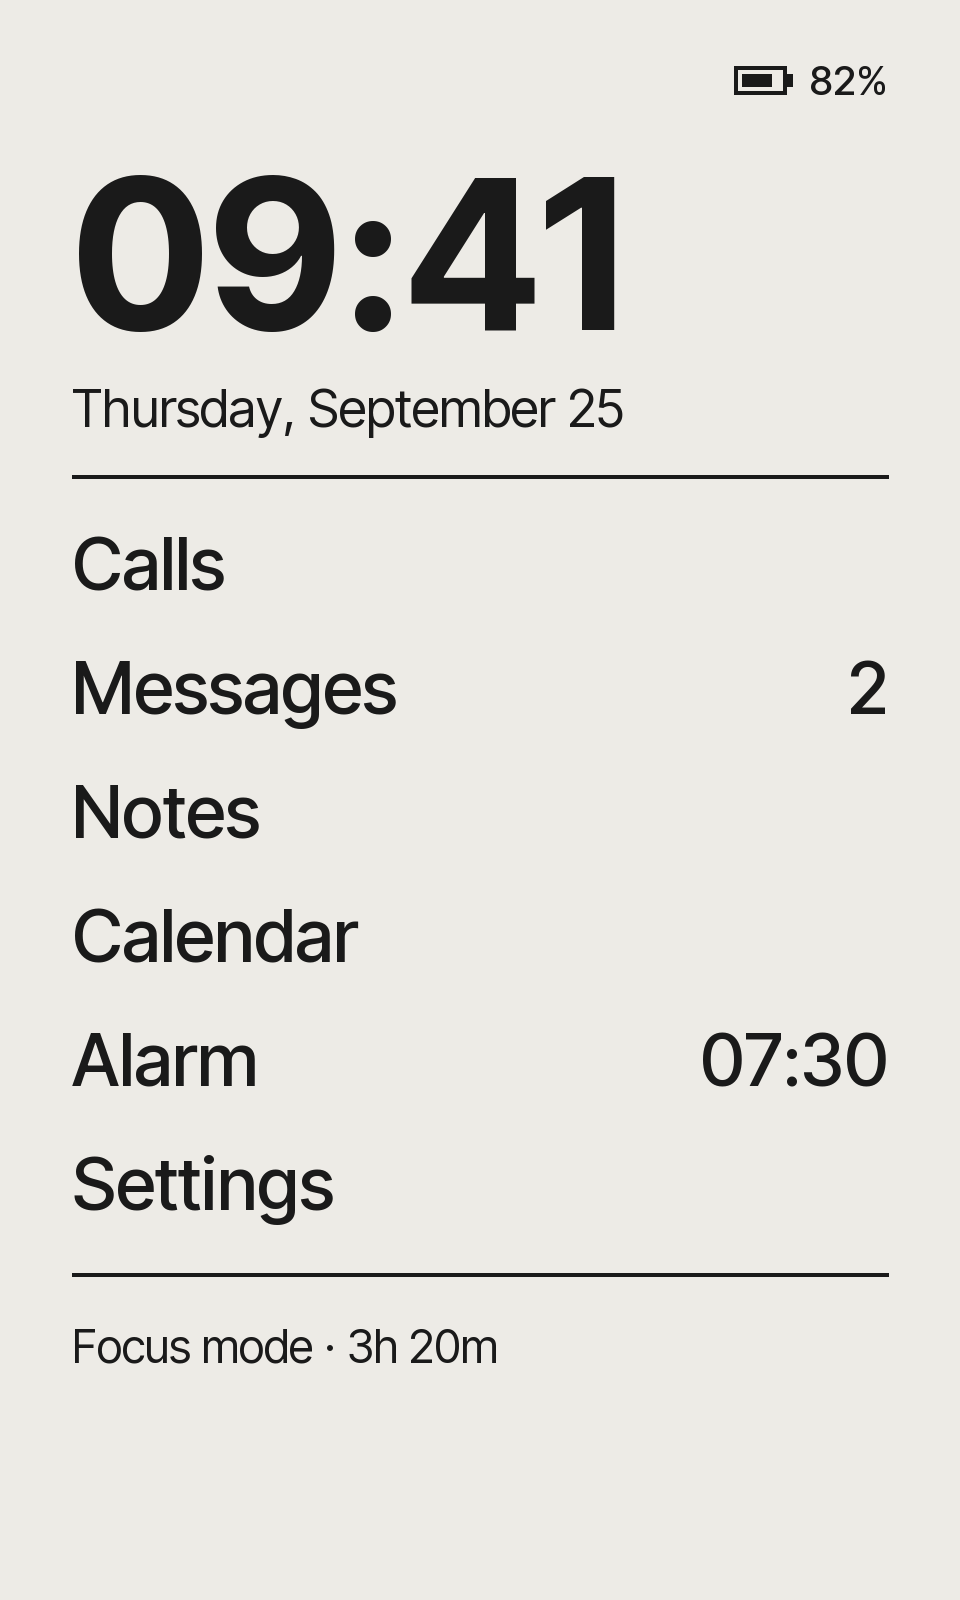

This figure's Python source:
# VELA's e-ink screen, drawn from code: the UI is almost only text, on purpose. Every line here is also written to
# screen.json, which is the ground truth the OCR metric reads (research/PROTOCOL.md, CER).
# Runs with the normal Python (Pillow), not Blender:  py fixtures/vela/screen.py
# Writes fixtures/vela/screen.png (960 x 1600, portrait, the aspect of the 56 x 94 mm display) and screen.json.
import json
import os

from PIL import Image, ImageDraw, ImageFont

HERE = os.path.dirname(os.path.abspath(__file__))
FONT = os.path.join(HERE, '..', '..', 'brands', 'meridian', 'fonts', 'InterTight.ttf')
W, H, M = 960, 1600, 72                                # pixels, and the side margin
PAPER, INK = (237, 235, 230), (26, 26, 26)             # e-ink: warm light grey and near black

# the screen, top to bottom: (text, size in px, weight, align, gap after)
CLOCK = '09:41'
BATTERY = '82%'
DATE = 'Thursday, September 25'
ITEMS = [('Calls', None), ('Messages', '2'), ('Notes', None), ('Calendar', None), ('Alarm', '07:30'), ('Settings', None)]
FOOTER = 'Focus mode · 3h 20m'


def font(size, weight='Regular'):
    f = ImageFont.truetype(FONT, size)
    try:
        f.set_variation_by_name(weight)
    except (OSError, ValueError):
        pass
    return f


def draw():
    img = Image.new('RGB', (W, H), PAPER)
    d = ImageDraw.Draw(img)
    y = 56
    # status: battery on the right, a small battery glyph before it
    small = font(40, 'Medium')
    bw = d.textlength(BATTERY, font=small)
    d.text((W - M - bw, y), BATTERY, font=small, fill=INK)
    bx = W - M - bw - 76
    d.rectangle((bx, y + 10, bx + 52, y + 38), outline=INK, width=4)
    d.rectangle((bx + 52, y + 18, bx + 58, y + 30), fill=INK)
    d.rectangle((bx + 8, y + 18, bx + 8 + int(36 * 0.82), y + 30), fill=INK)
    y += 70
    d.text((M, y), CLOCK, font=font(210, 'Bold'), fill=INK)
    y += 250
    d.text((M, y), DATE, font=font(52, 'Regular'), fill=INK)
    y += 100
    d.line((M, y, W - M, y), fill=INK, width=4)
    y += 44
    item = font(72, 'Medium')
    for label, value in ITEMS:
        d.text((M, y), label, font=item, fill=INK)
        if value:
            vw = d.textlength(value, font=item)
            d.text((W - M - vw, y), value, font=item, fill=INK)
        y += 124
    y += 10
    d.line((M, y, W - M, y), fill=INK, width=4)
    y += 44
    d.text((M, y), FOOTER, font=font(46, 'Regular'), fill=INK)
    return img


if __name__ == '__main__':
    draw().save(os.path.join(HERE, 'screen.png'))
    lines = [f'{BATTERY}', CLOCK, DATE] + [f'{l} {v}' if v else l for l, v in ITEMS] + [FOOTER]
    json.dump({'lines': lines, 'note': 'reading order, top to bottom; the battery sits on the first row, right'},
              open(os.path.join(HERE, 'screen.json'), 'w', encoding='utf-8'), indent=2, ensure_ascii=False)
    print('screen.png', len(lines), 'lines')
